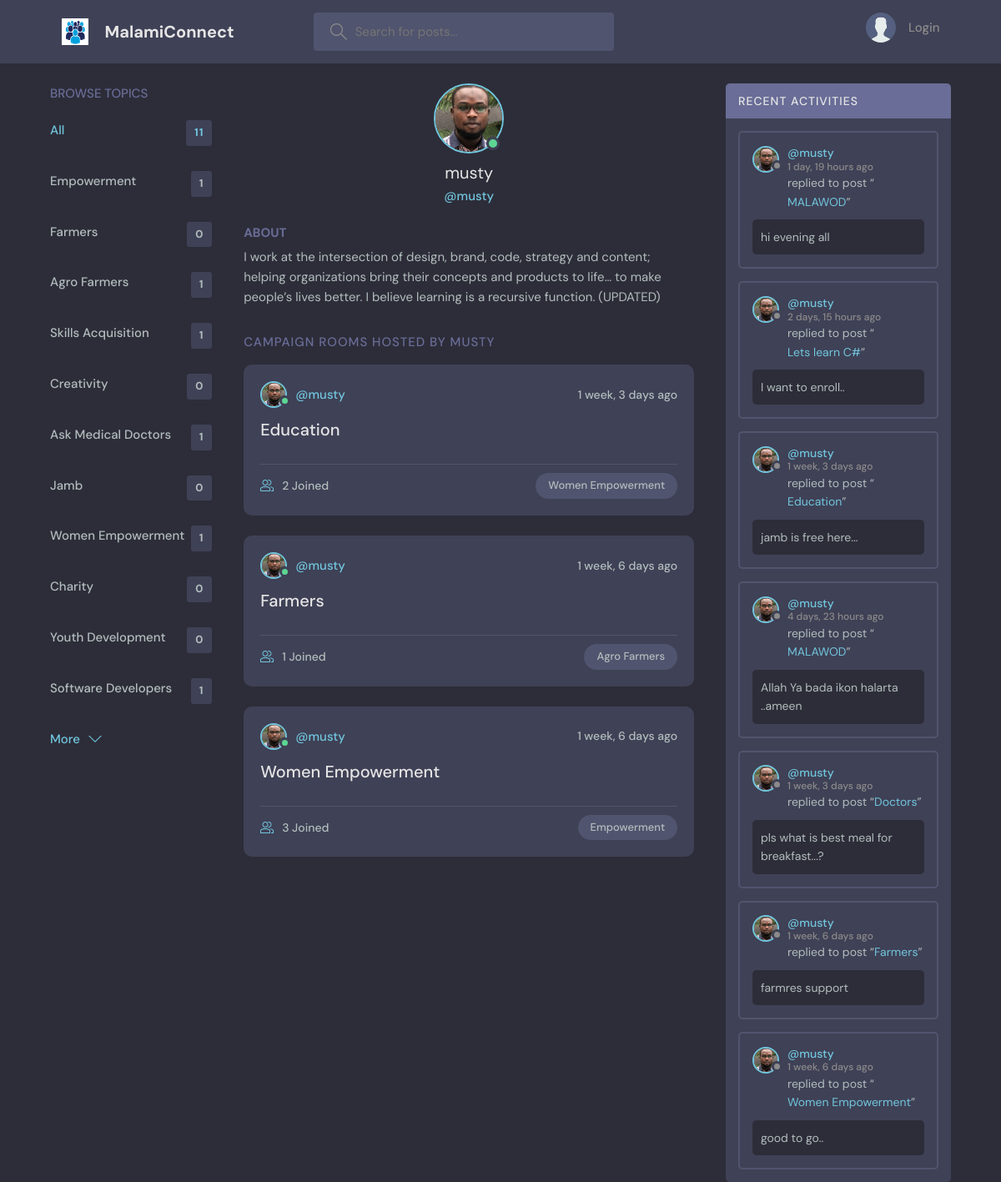
Page /profile/1/ on the committed database.
### base/models.py (models this page shows, shortened)
class Topic(models.Model):
    name = models.CharField(max_length=200)

class User(AbstractUser):
    name = models.CharField(max_length=200, null=True)
    email = models.EmailField(unique=True, null=True)
    bio = models.TextField(null=True)
    avatar = models.ImageField(null=True, default="avatar.svg")
    USERNAME_FIELD = 'email'
    REQUIRED_FIELDS = []

class Room(models.Model):
    host = models.ForeignKey(User, on_delete=models.SET_NULL, null=True)
    topic = models.ForeignKey(Topic, on_delete=models.SET_NULL, null=True)
    name = models.CharField(max_length=200)
    description = models.TextField(null=True, blank=True)
    participants = models.ManyToManyField(User, related_name='participants', blank=True)
    updated = models.DateTimeField(auto_now=True)
    created = models.DateTimeField(auto_now_add=True)
    class Meta:
        ordering = ['-updated', '-created']
    def __str__(self):
        return self.name

class Message(models.Model):
    user = models.ForeignKey(User, on_delete=models.CASCADE)
    room = models.ForeignKey(Room, on_delete=models.CASCADE)
    body = models.TextField()
    updated = models.DateTimeField(auto_now=True)
    created = models.DateTimeField(auto_now_add=True)
    class Meta:
        ordering = ['-updated', '-created']

### base/views.py (the view)
# urls.py: path('profile/<str:pk>/', views.userProfile, name="user-profile"),
def userProfile(request, pk):
    user = User.objects.get(id=pk)
    rooms = user.room_set.all()
    room_messsages = user.message_set.all()
    topics = Topic.objects.all()
    context = {'user': user, 'rooms': rooms,
                'room_messages': room_messsages, 'topics': topics }
    return render(request, 'base/profile.html', context)

### base/templates/base/profile.html (shortened to what this page needs)
{% extends 'main.html'%}
{% block content %}
  <main class="profile-page layout layout--3">
    <div class="container">
      {% include 'base/topics_component.html' %}
      <div class="roomList">
        <div class="profile">
          <div class="profile__avatar">
            <div class="avatar avatar--large active">
              <img src="{{user.avatar.url}}" />
            </div>
          </div>
          <div class="profile__info">
            <h3>{{user.username}}</h3>
            <p>@{{user.username}}</p>
          </div>
          <div class="profile__about">
            <h3>About</h3>
            <p>
             {{user.bio}}
            </p>
          </div>
        </div>
        <div class="roomList__header">
          <div>
            <h2>Campaign Rooms Hosted by {{user.username}}</a>
            </h2>
          </div>
        </div>
        {% include 'base/feed_component.html' %}
      </div>
      {% include 'base/activity_component.html' %}
    </div>
  </main>
{% endblock content %}

### templates/main.html (shortened to what this page needs)
<!DOCTYPE html>
{% load static %}
<html lang="en">
  <head>
    <link rel="stylesheet" href="{% static 'styles/style.css'%}" />
  </head>
  <body>
    {% include 'navbar.html' %}
    {% block content %}
    {% endblock %}
  </body>
</html>

### templates/navbar.html (shortened to what this page needs)
{% load static%}
<header class="header header--loggedIn">
      <div class="container">
        <a href="{% url 'home' %}" class="header__logo">
          <img src="{% static 'images/logo1.svg' %}" />
          <h1>MalamiConnect</h1>
        </a>
        <form class="header__search" method="GET" action="{% url 'home' %}">
          <label>
            <input name="q" placeholder="Search for posts..." />
          </label>
        </form>
        <nav class="header__menu">
          {% if request.user.is_authenticated %}
          <div class="header__user">
            <a href="{% url 'update-user' %}">
              <div class="avatar avatar--medium active">
                <img src="{{request.user.avatar.url}}" />
              </div>
            <p>{{request.user.username}}<span>@{{request.user.username}}</span></p>
            </a>
            <button class="dropdown-button">
              <svg version="1.1" xmlns="http://www.w3.org/2000/svg" width="32" height="32" viewBox="0 0 32 32">
                <title>chevron-down</title>
                <path d="M16 21l-13-13h-3l16 16 16-16h-3l-13 13z"></path>
              </svg>
            </button>
          </div>
          {% else %}
         <a href="{% url 'login' %}">
            <img src="{% static 'images/avatar.svg' %}" />
            <p>Login</p>
          </a>
                {% endif %}
        </nav>
      </div>
    </header>

### base/templates/base/topics_component.html
<div class="topics">
    <div class="topics__header">
        <h2>Browse Topics</h2>
    </div>
    <ul class="topics__list">
        <li>
            <a href="{% url 'home' %}" class="active">All <span>{{topics.count}}</span></a>
        </li>
        {% for topic in topics %}
        <li>
            <a href="{% url 'home' %}?q={{topic.name}}">{{topic.name}}<span>{{topic.room_set.all.count}}</span></a>
        </li>
        {% endfor %}
    </ul>
    <a class="btn btn--link" href="{% url 'topics' %}">
        More
        <svg version="1.1" xmlns="http://www.w3.org/2000/svg" width="32" height="32" viewBox="0 0 32 32">
            <title>chevron-down</title>
            <path d="M16 21l-13-13h-3l16 16 16-16h-3l-13 13z"></path>
        </svg>
    </a>
</div>

### base/templates/base/feed_component.html (shortened to what this page needs)
{% for room in rooms %}
<div class="roomListRoom">
    <div class="roomListRoom__header">
      <a href="{% url 'user-profile' room.host.id %}" class="roomListRoom__author">
        <div class="avatar avatar--small active">
          <img src="{{room.host.avatar.url}}" />
        </div>
        <span>@{{room.host.username}}</span>
      </a>
      <div class="roomListRoom__actions">
        <span>{{room.created|timesince}} ago</span>
      </div>
    </div>
    <div class="roomListRoom__content">
      <a href="{% url 'room' room.id %}">{{room.name}}</a>
    </div>
    <div class="roomListRoom__meta">
      <a href="{% url 'room' room.id %}" class="roomListRoom__joined">
           {{room.participants.all.count}} Joined
      </a>
      <p class="roomListRoom__topic">{{room.topic.name}}</p>
    </div>
</div>
{% endfor %}

### base/templates/base/activity_component.html (shortened to what this page needs)
 <div class="activities">
          <div class="activities__header">
            <h2>Recent Activities</h2>
          </div>
          {% for message in room_messages %}
          <div class="activities__box">
            <div class="activities__boxHeader roomListRoom__header">
              <a href="{% url 'user-profile' message.user.id %}" class="roomListRoom__author">
                <div class="avatar avatar--small">
                  <img src="{{message.user.avatar.url}}" />
                </div>
                <p>
                  @{{message.user.username}}
                <span>{{message.created|timesince}} ago</span>
                </p>
              </a>
            </div>
            <div class="activities__boxContent">
              <p>replied to post “<a href="{% url 'room' message.room.id %}">{{message.room}}</a>”</p>
              <div class="activities__boxRoomContent">
                    {{message.body}}
              </div>
            </div>
          </div>
            {% endfor %}
        </div>

### rows in the picture
Topic: name "Empowerment", room_set.all.count "1"
Topic: name "Farmers", room_set.all.count "0"
Topic: name "Agro Farmers", room_set.all.count "1"
Topic: name "Skills Acquisition", room_set.all.count "1"
Topic: name "Creativity", room_set.all.count "0"
Topic: name "Ask Medical Doctors", room_set.all.count "1"
Topic: name "Jamb", room_set.all.count "0"
Topic: name "Women Empowerment", room_set.all.count "1"
Topic: name "Charity", room_set.all.count "0"
Topic: name "Youth Development", room_set.all.count "0"
Topic: name "Software Developers", room_set.all.count "1"
User: avatar (picture), username "musty", bio "I work at the intersection of design, brand, code, strategy and content; helping organizations bring their concepts and products to life… to make people’s lives better. I believe learning is a recursive function. (UPDATED)", username "MUSTY"
Room: host.avatar (picture), host.username "musty", created "1 week, 3 days", name "Education", participants.all.count "2", topic.name "Women Empowerment"
Room: host.avatar (picture), host.username "musty", created "1 week, 6 days", name "Farmers", participants.all.count "1", topic.name "Agro Farmers"
Room: host.avatar (picture), host.username "musty", created "1 week, 6 days", name "Women Empowerment", participants.all.count "3", topic.name "Empowerment"
Message: user.avatar (picture), user.username "musty", created "1 day, 19 hours", room "MALAWOD", body "hi evening all"
Message: user.avatar (picture), user.username "musty", created "2 days, 15 hours", room "Lets learn C#", body "I want to enroll.."
Message: user.avatar (picture), user.username "musty", created "1 week, 3 days", room "Education", body "jamb is free here..."
Message: user.avatar (picture), user.username "musty", created "4 days, 23 hours", room "MALAWOD", body "Allah Ya bada ikon halarta ..ameen"
Message: user.avatar (picture), user.username "musty", created "1 week, 3 days", room "Doctors", body "pls what is best meal for breakfast...?"
Message: user.avatar (picture), user.username "musty", created "1 week, 6 days", room "Farmers", body "farmres support"
Message: user.avatar (picture), user.username "musty", created "1 week, 6 days", room "Women Empowerment", body "good to go.."

### other values in the picture
{{ topics.count }} "11"
